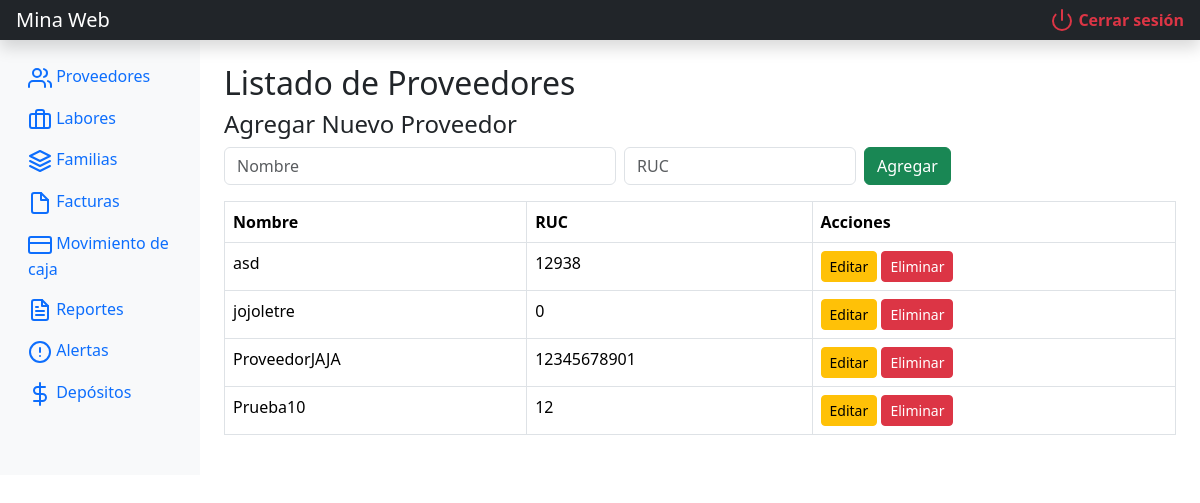
The app's page /mina_web/proveedores.php (signed in) with its own data.
### tables this page shows
CREATE TABLE `proveedor` (
  `id_proveedor` int(11) NOT NULL,
  `nombre` varchar(100) NOT NULL,
  `RUC` bigint(20) NOT NULL
);

### mina_web/proveedores.php (the view, shortened to what this page needs)
<?php
include 'includes/db.php';
include 'includes/header.php';
$editando_id = isset($_GET['editar']) ? intval($_GET['editar']) : 0;
$proveedores = $pdo->query("SELECT * FROM proveedor ORDER BY nombre ASC")->fetchAll();
?>
<h1 class="h2">Listado de Proveedores</h1>
<h4>Agregar Nuevo Proveedor</h4>
<form method="post" class="mb-3 row g-2">
    <div class="col-md-5">
        <input type="text" name="nombre_new" class="form-control" placeholder="Nombre" required>
    </div>
    <div class="col-md-3">
        <input type="text" name="ruc_new" class="form-control" placeholder="RUC">
    </div>
    <div class="col-md-2">
        <button type="submit" name="agregar" class="btn btn-success">Agregar</button>
    </div>
</form>
<table class="table table-bordered">
    <thead>
        <tr>
            <th>Nombre</th>
            <th>RUC</th>
            <th>Acciones</th>
        </tr>
    </thead>
    <tbody>
        <?php foreach($proveedores as $prov): ?>
        <tr>
            <?php if($editando_id == $prov['id_proveedor']): ?>
                <form method="post">
                    <td>
                        <input type="hidden" name="id_proveedor" value="<?= $prov['id_proveedor'] ?>">
                        <input type="text" name="nombre" value="<?= htmlspecialchars($prov['nombre']) ?>" class="form-control" required>
                    </td>
                    <td>
                        <input type="text" name="ruc" value="<?= htmlspecialchars($prov['RUC']) ?>" class="form-control">
                    </td>
                    <td>
                        <button type="submit" name="guardar_edicion" class="btn btn-primary btn-sm">Guardar</button>
                        <a href="proveedores.php" class="btn btn-secondary btn-sm">Cancelar</a>
                    </td>
                </form>
            <?php else: ?>
                <td><?= htmlspecialchars($prov['nombre']) ?></td>
                <td><?= htmlspecialchars($prov['RUC']) ?></td>
                <td>
                    <a href="proveedores.php?editar=<?= $prov['id_proveedor'] ?>" class="btn btn-warning btn-sm">Editar</a>
                    <a href="proveedores.php?eliminar=<?= $prov['id_proveedor'] ?>" class="btn btn-danger btn-sm" onclick="return confirm('¿Seguro que deseas eliminar este proveedor?')">Eliminar</a>
                </td>
            <?php endif; ?>
        </tr>
        <?php endforeach; ?>
    </tbody>
</table>
<?php include 'includes/footer.php'; ?>

### records on screen
proveedor: nombre "asd", RUC "12938"
proveedor: nombre "jojoletre", RUC "0"
proveedor: nombre "ProveedorJAJA", RUC "12345678901"
proveedor: nombre "Prueba10", RUC "12"

### other values on screen
$item['label'] "Proveedores"
$item['label'] "Labores"
$item['label'] "Familias"
$item['label'] "Facturas"
$item['label'] "Movimiento de caja"
$item['label'] "Reportes"
$item['label'] "Alertas"
$item['label'] "Depósitos"
